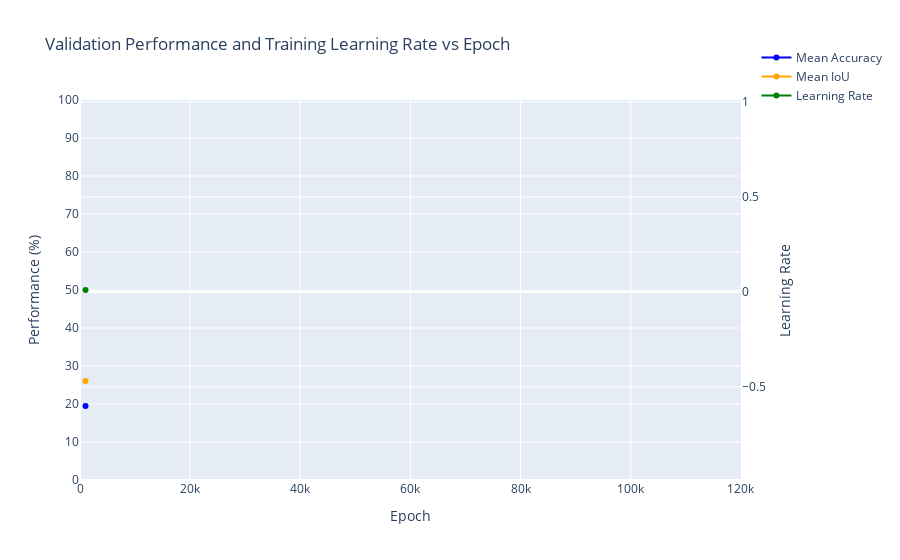

Here is the notebook cell this chart was saved with:
### Code cell
# SEBNet BaselineHead SGD, Scratch, Batch Size 8
log_file_path = '/home/robert.breslin/alessandro/paper_2/mmsegmentation/work_dirs/sebnet_baseline-head_1xb8_cityscapes_ce_scratch/20250819_174850/20250819_174850.log'
epochs, top1, top5, lrs = parse_log_file(log_file_path)
plot_accuracies_and_lr_interactive(epochs, top1, top5, lrs, sgd_range)

### Figure 1 — Plotly figure (JSON) as saved in the notebook; plotly's stock layout.template omitted (floating-point values rounded to 4 significant figures)
{"data": [{"line": {"color": "blue"}, "name": "Mean Accuracy", "type": "scatter", "x": [1000], "xaxis": "x", "y": [19.46], "yaxis": "y"}, {"line": {"color": "orange"}, "name": "Mean IoU", "type": "scatter", "x": [1000], "xaxis": "x", "y": [26.05], "yaxis": "y"}, {"line": {"color": "green"}, "name": "Learning Rate", "type": "scatter", "x": [1000], "xaxis": "x", "y": [0.009925], "yaxis": "y2"}], "layout": {"hovermode": "x unified", "legend": {"x": 1.15, "xanchor": "right", "y": 1.15, "yanchor": "top"}, "title": {"text": "Validation Performance and Training Learning Rate vs Epoch"}, "xaxis": {"anchor": "y", "domain": [0, 0.94], "range": [0, 120000], "title": {"text": "Epoch"}}, "yaxis": {"anchor": "x", "domain": [0, 1], "dtick": 10, "range": [0, 100], "title": {"text": "Performance (%)"}}, "yaxis2": {"anchor": "x", "overlaying": "y", "side": "right", "title": {"text": "Learning Rate"}}}}
